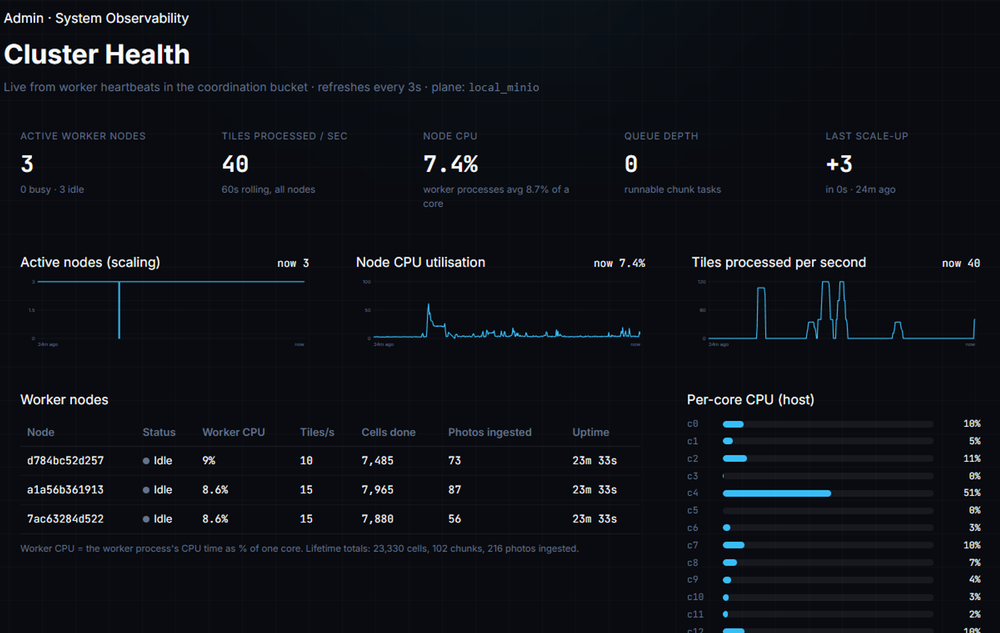
#> input picture presentation/admin.png, 1000 x 633 px, shrunk from 1500 x 950 before the run
$ python -i kuwahara_engine.py   (imports and definitions only)
#> lines starting #> are read from the running program, lines starting #| are printed output that depends on the picture; after the words box and inside, x2 and y2 are one past the last pixel; in counts of white or black regions, pixels touching at a corner belong together
#> further down, picture is the input picture: shape (633, 1000, 3); mean B, G, R 22.6, 17, 14
"""
Mode 3: Kuwahara oil-paint filter.
For every pixel, four overlapping (R+1)x(R+1) quadrant windows (top-left, top-right,
bottom-left, bottom-right) are evaluated; the pixel takes the RGB mean of the quadrant with the
lowest colour variance. Flat regions become paint-like patches while edges stay sharp.

Fully vectorised with OpenCV: one float32 box filter gives every window's mean (mu), one gives
the mean of squares (mu2), and sigma^2 = mu2 - |mu|^2 is computed once for all windows. The four
quadrants of a pixel are that same map read at four offsets, so choosing the calmest quadrant is
an elementwise min over four slices, and one remap gathers the winning means.
Cost is O(pixels) whatever the radius.
"""

import cv2
import numpy as np

RADIUS_MIN, RADIUS_MAX, RADIUS_DEFAULT = 2, 8, 4
_SUM_CHANNELS = np.ones((1, 3), dtype=np.float32)


class KuwaharaEngine:
    def __init__(self, radius: int = RADIUS_DEFAULT):
        self.radius = int(min(RADIUS_MAX, max(RADIUS_MIN, radius)))

    def render(self, img_bgr: np.ndarray) -> np.ndarray:
        r = self.radius
        k = r + 1
        h, w = img_bgr.shape[:2]
#> h = 633; w = 1000
        # Pad while still uint8 (cheap), then centre around 0 in one pass so float32
        # mu2 - mu^2 keeps its precision in flat areas
        padded_u8 = cv2.copyMakeBorder(img_bgr, r, r, r, r, cv2.BORDER_REFLECT_101)
        padded = np.subtract(padded_u8, np.float32(128.0), dtype=np.float32)

        # anchor (0, 0): window [y, y+k) x [x, x+k) of the padded image, i.e. down-right of (y, x)
        box = dict(ddepth=-1, ksize=(k, k), anchor=(0, 0), normalize=True, borderType=cv2.BORDER_REFLECT_101)
        mean = cv2.boxFilter(padded, **box)
        mean_sq = cv2.boxFilter(cv2.transform(cv2.multiply(padded, padded), _SUM_CHANNELS), **box)
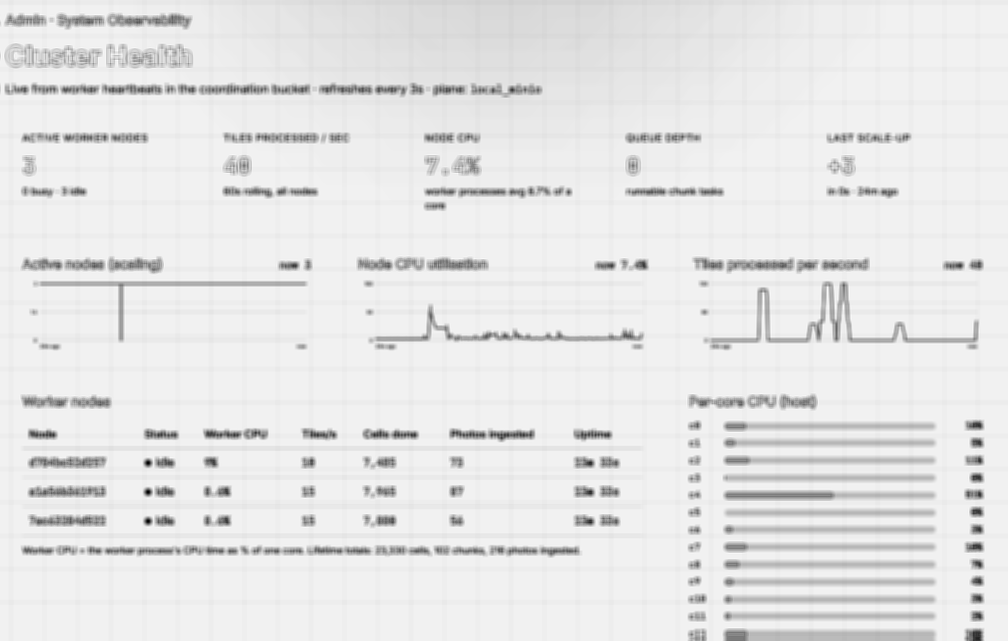
#> mean_sq: shape (641, 1008) float32; min 1465, max 42559.9, mean 38568.3; drawn with min black and max white
        var = cv2.subtract(mean_sq, cv2.transform(cv2.multiply(mean, mean), _SUM_CHANNELS))

        # Quadrants of pixel (y, x) = windows anchored at these offsets (Q1 TL, Q2 TR, Q3 BL, Q4 BR)
        offsets = ((0, 0), (0, r), (r, 0), (r, r))
        best = var[0:h, 0:w].copy()
        pick = np.zeros((h, w), dtype=np.uint8)
        for i, (dy, dx) in enumerate(offsets[1:], start=1):
            v = var[dy:dy + h, dx:dx + w]
            better = v < best  # strict: ties keep the earlier quadrant, like argmin
            pick[better] = i
            np.minimum(best, v, out=best)
#> this loop made 3 passes
#> pass 1, in render, `better = v < best`:
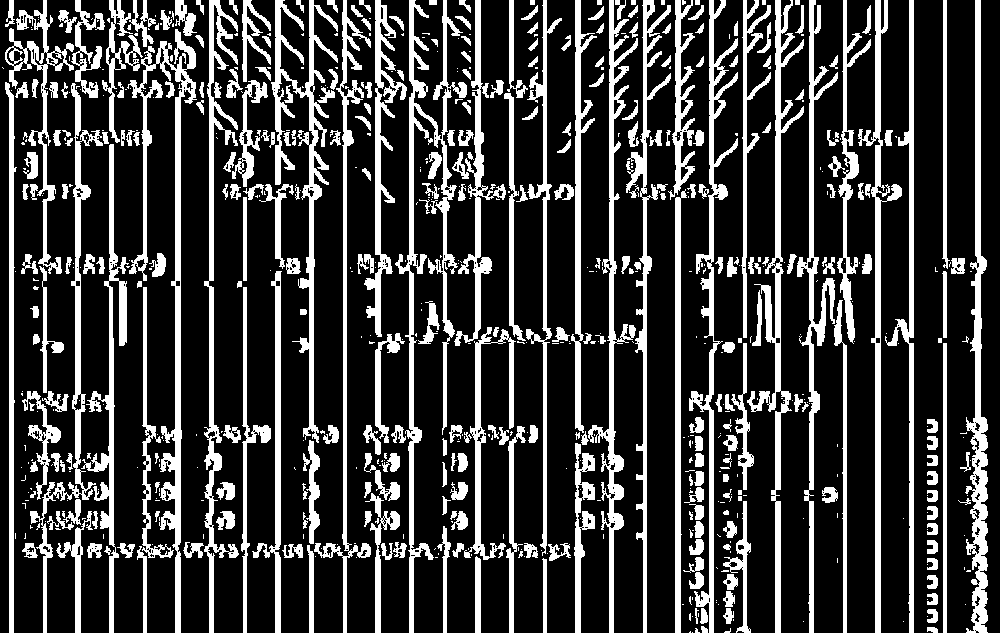
#> better: shape (633, 1000) bool; 24.1% white; 685 white regions (363 under 20 px), largest, box (x1, y1, x2, y2) and area: (395, 0, 467, 633) 6920, (127, 29, 197, 633) 6441, (965, 0, 988, 633) 5482
#> after the loop:
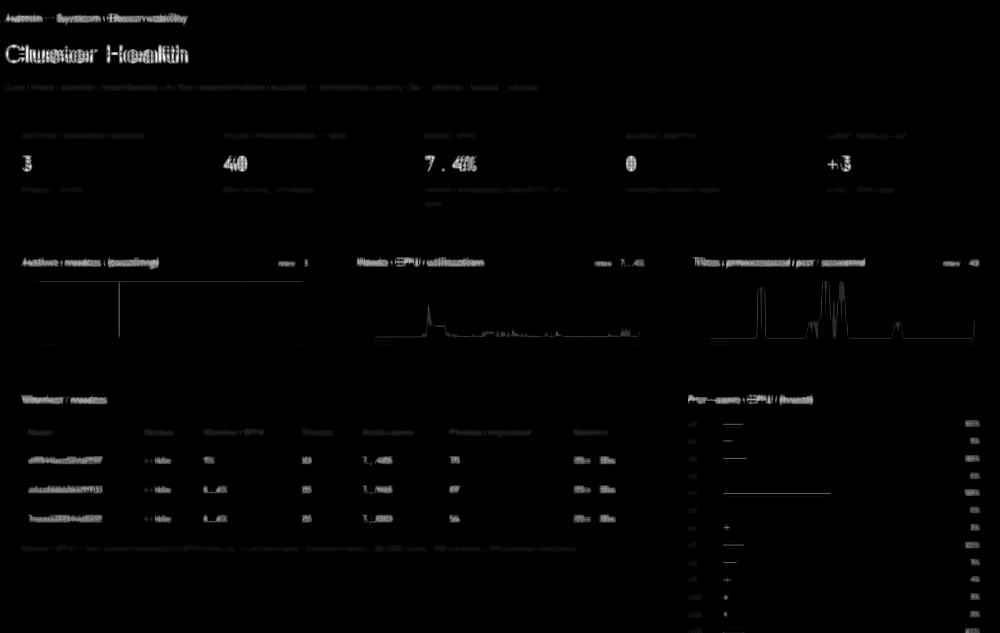
#> best: shape (633, 1000) float32; min 0, max 36035.1, mean 426.1; drawn with min black and max white
#> after the loop:
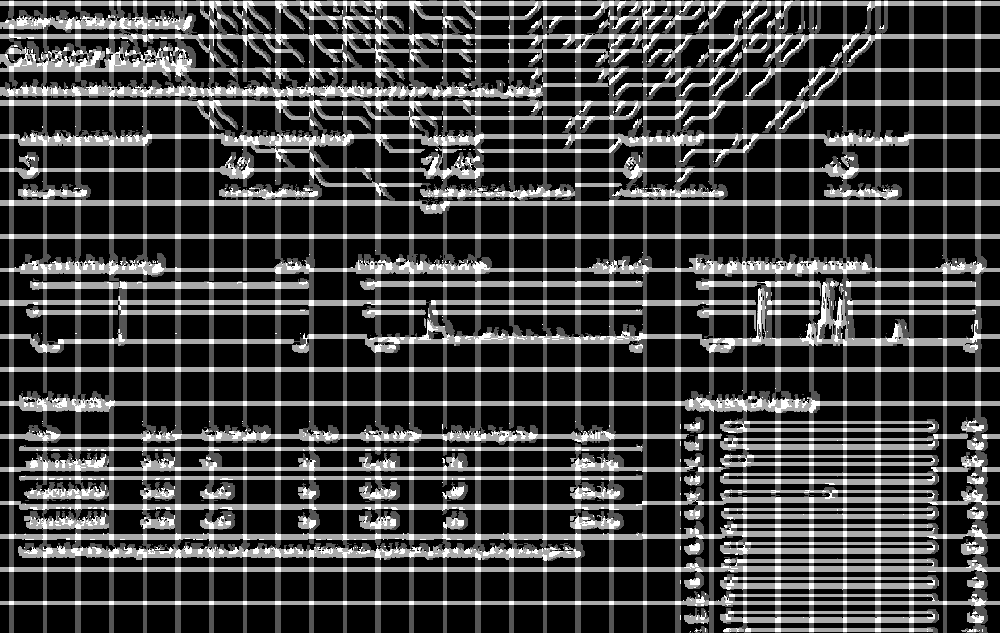
#> pick: shape (633, 1000); min 0, max 3, mean 0.792; drawn with min black and max white

        # Gather the chosen quadrant's mean for every pixel in one nearest-neighbour remap.
        # Quadrant index -> (dy, dx) via lookup tables; the base grid is broadcast, not materialised.
        lut_x = np.zeros((256, 1), np.uint8)
#> lut_x = 256 values from 0 to 0
        lut_y = np.zeros((256, 1), np.uint8)
#> lut_y = 256 values from 0 to 0
        for i, (oy, ox) in enumerate(offsets):
            lut_y[i], lut_x[i] = oy, ox
#> after the loop, lut_x = 256 values, max 4 at index 1, min 0 at index 0, mean 0.0312; lut_y = 256 values, max 4 at index 2, min 0 at index 0, mean 0.0312
        map_x = np.add(np.arange(w, dtype=np.float32)[None, :], cv2.LUT(pick, lut_x), dtype=np.float32)
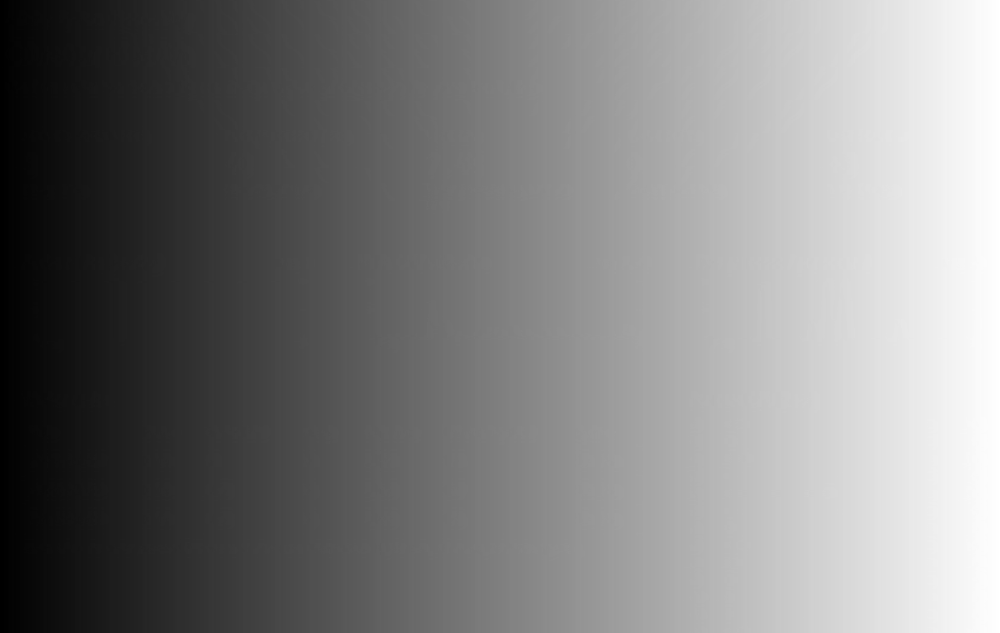
#> map_x: shape (633, 1000) float32; min 0, max 999, mean 500.4; drawn with min black and max white
        map_y = np.add(np.arange(h, dtype=np.float32)[:, None], cv2.LUT(pick, lut_y), dtype=np.float32)
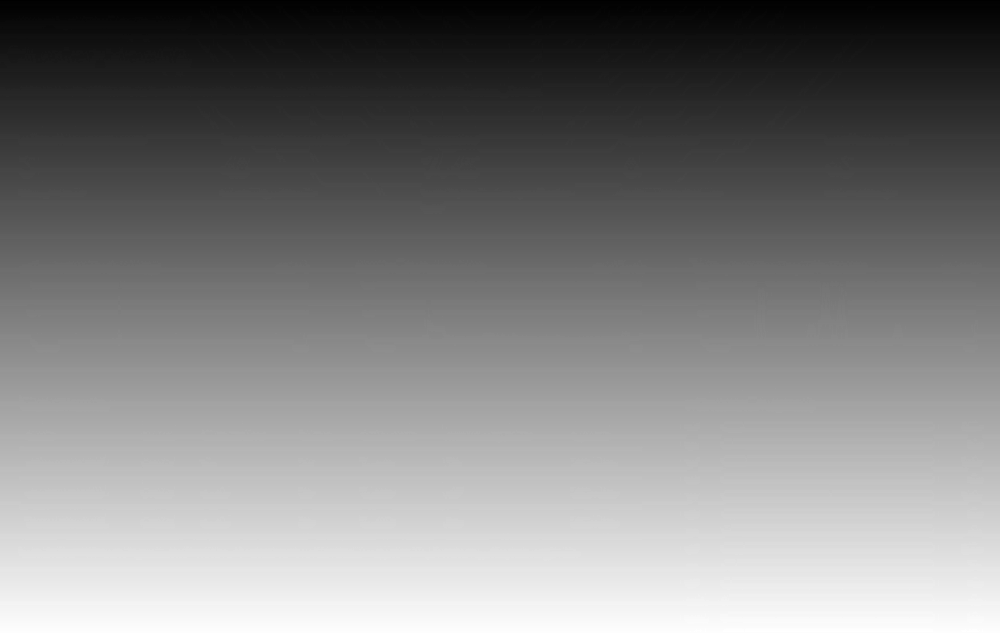
#> map_y: shape (633, 1000) float32; min 0, max 635, mean 317.1; drawn with min black and max white
        out = cv2.remap(mean, map_x, map_y, interpolation=cv2.INTER_NEAREST)
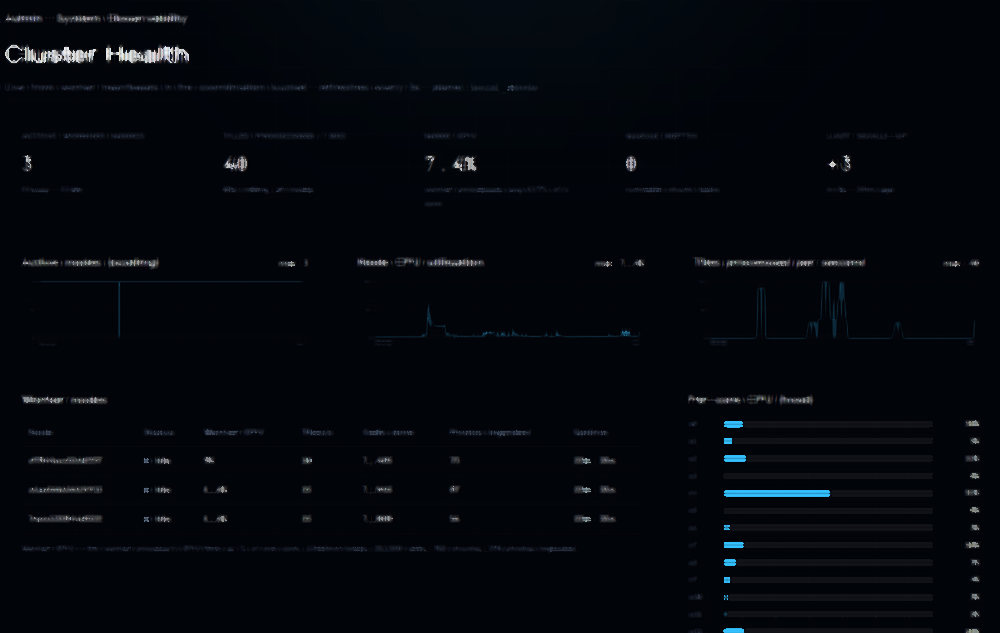
#> out: shape (633, 1000, 3) float32; mean B, G, R -108.4, -113.3, -117; drawn with min black and max white
        return cv2.convertScaleAbs(out, alpha=1.0, beta=128.0)

>>> import cv2
>>> picture = cv2.imread('../../../presentation/admin.png')
>>> result = KuwaharaEngine().render(picture)
